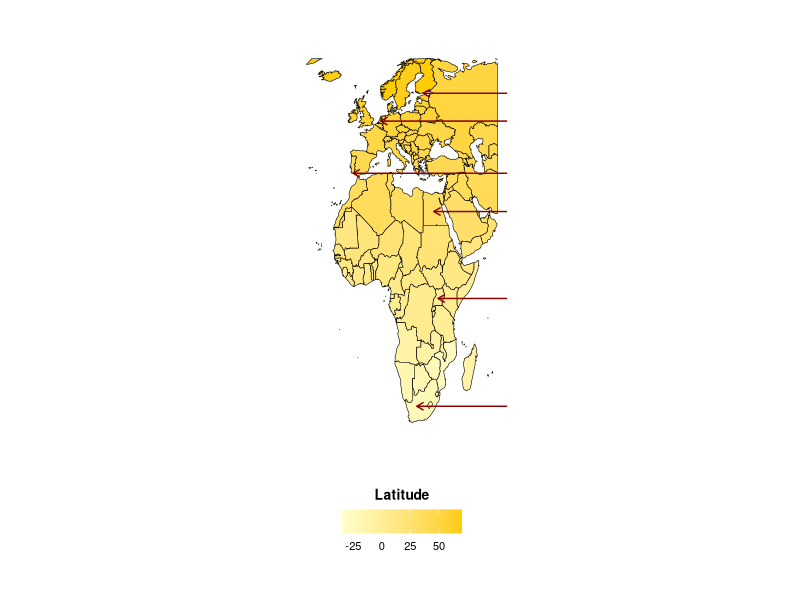

Generate this figure with R:
#I prepared this map to show different countries from where cattle breeds were selected for multiomic study as part of OPTIBOV project. I had to do some manual editing in Inkscape to get what I wanted :) 

# Install necessary packages if you haven't already
install.packages("ggplot2")
install.packages("maps")
install.packages("dplyr")

# Load the libraries
library(ggplot2)
library(maps)
library(dplyr)

# Get the world map data
world_map <- map_data("world")

# Filter for Europe and Africa
europe_africa <- world_map %>%
  filter(long > -30 & long < 60 & lat > -40 & lat < 70)

# Coordinates for the countries
country_coords <- data.frame(
  country = c("Finland", "Portugal", "Netherlands", "South Africa", "Egypt", "Uganda"),
  long = c(25, -8, 5, 22, 30, 32),
  lat = c(60, 37, 52, -30, 26, 1),
  label_long = c(65, 65, 65, 65, 65, 65),  # Adjusted label positions to the right
  label_lat = c(60, 37, 52, -30, 26, 1)
)

# Plot the map with latitude-based coloring and country labels
ggplot(data = europe_africa) +
  geom_polygon(aes(x = long, y = lat, group = group, fill = lat), color = "black", size = 0.2) +
  scale_fill_gradient(low = "#ffffcc", high = "#ffcc00", name = "Latitude", 
                      guide = guide_colorbar(title.position = "top", title.hjust = 0.5)) +  # Yellow gradient with legend at bottom
  theme_minimal() +
  theme(panel.grid = element_blank(),
        axis.text = element_blank(),
        axis.ticks = element_blank(),
        legend.position = "bottom",  # Position the legend at the bottom
        legend.title = element_text(size = 10, face = "bold"),
        legend.text = element_text(size = 8),
        plot.margin = unit(c(1, 1, 1, 1), "cm"),  # Increase plot margins
        plot.title = element_blank(),  # Remove the title
        axis.title = element_blank(),  # Remove x and y axis titles
        aspect.ratio = 2) +  # Further increase the height of the plot
  coord_fixed(xlim = c(-30, 60), ylim = c(-40, 70)) +
  geom_segment(data = country_coords, aes(x = label_long, y = label_lat, xend = long, yend = lat),
               arrow = arrow(length = unit(0.2, "cm")), color = "darkred") +
  geom_text(data = country_coords, aes(x = label_long, y = label_lat, label = country), 
            size = 5, fontface = "bold", color = "darkred", hjust = 0)
